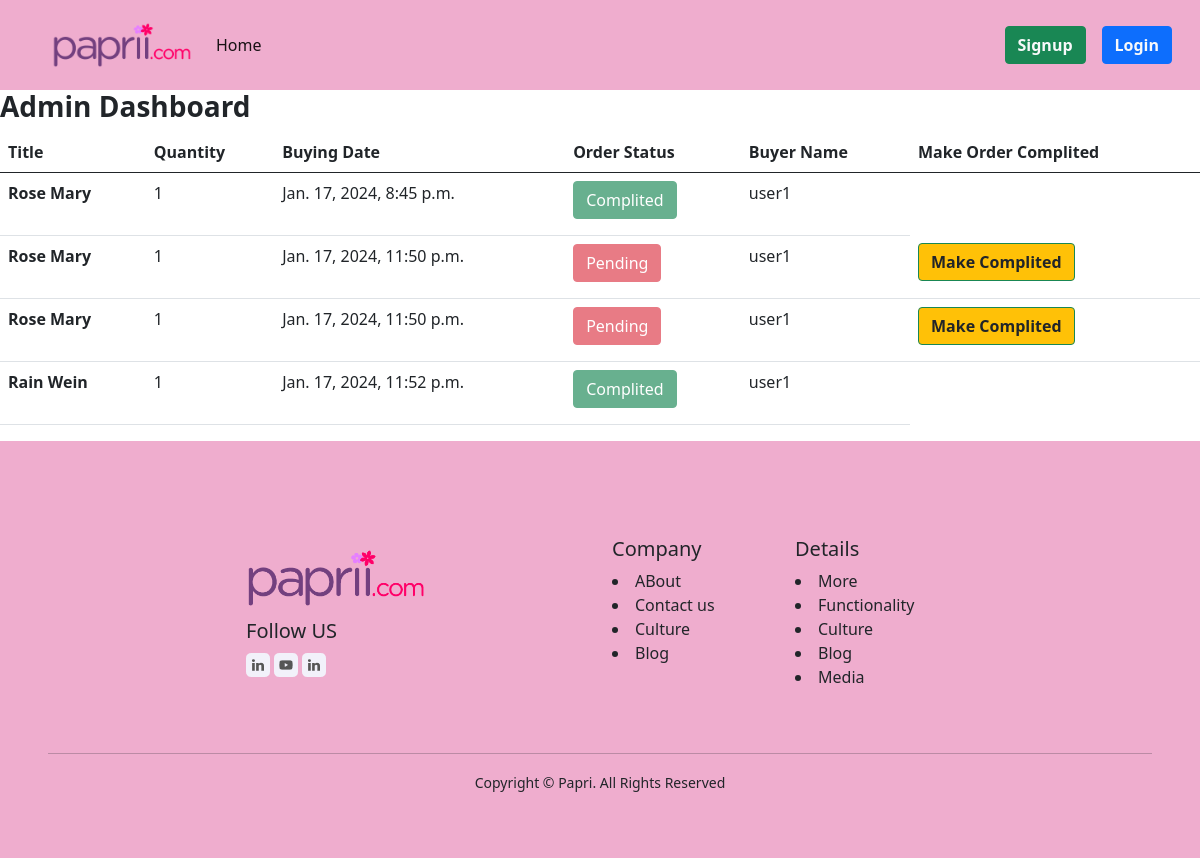
Before: /dashboard/ with the older database file.
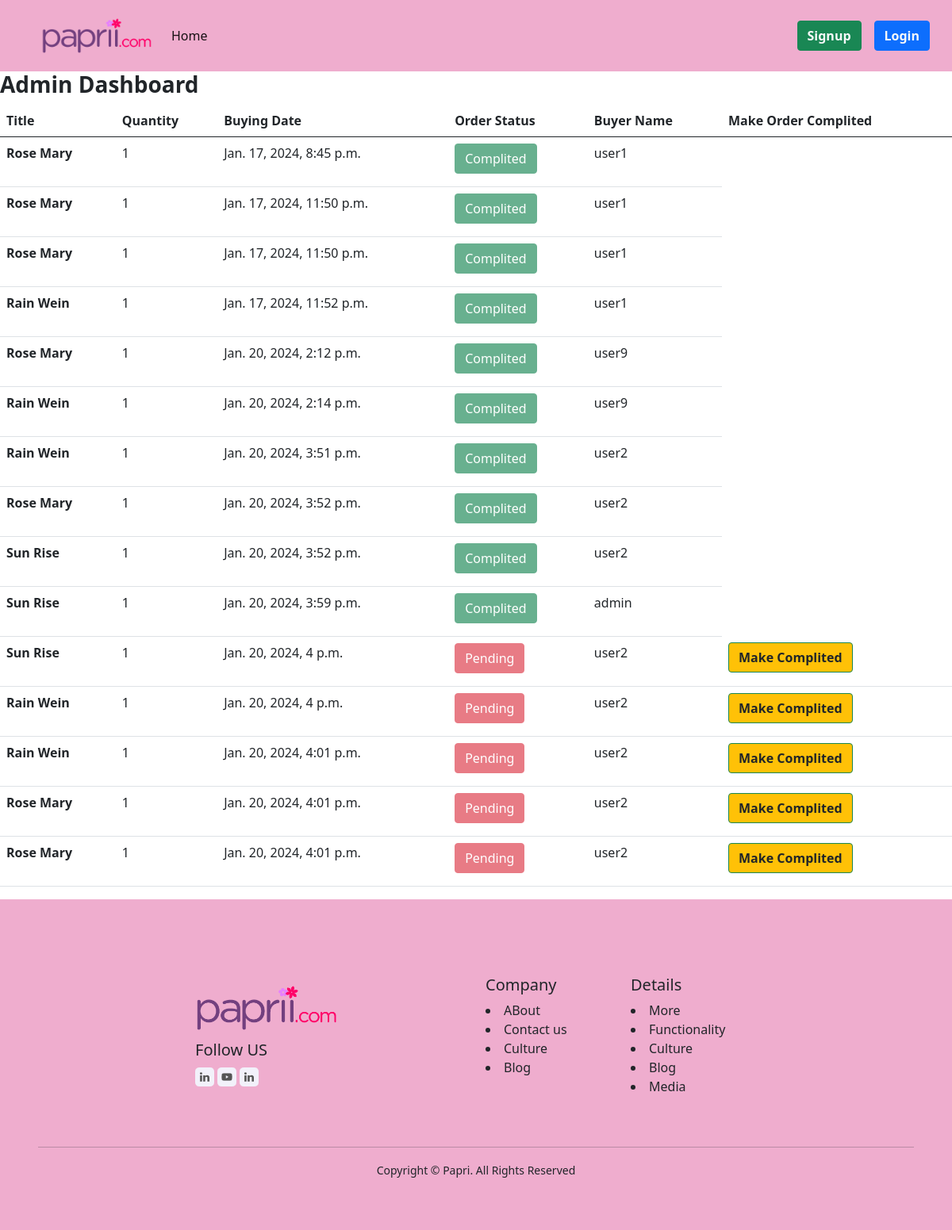
After: the same page with the newer database file.
### user/models.py (models this page shows, shortened)
class OrderDetails(models.Model):
    flower_id = models.IntegerField(null=True, blank=True)
    title = models.CharField(max_length=100)
    category = models.CharField(max_length=100)
    order_status = models.CharField(choices=ORDER_STATUS , default = 'Pending',max_length=15)
    quantity = models.IntegerField()
    user = models.ForeignKey(User, on_delete=models.CASCADE, related_name='histories', null=True, blank = True)
    date = models.DateTimeField(auto_now_add = True, null=True, blank=True)

### home/views.py (the view)
# urls.py: path('dashboard/',AdminDashboard.as_view(),name="dashboard"),
class AdminDashboard(ListView):
    template_name = 'dashboard.html'
    model = OrderDetails
    def get_queryset(self):
        return OrderDetails.objects.all()

### home/templates/dashboard.html (shortened to what this page needs)
{% extends "base.html" %}
{% block content %}
<h3><strong>Admin Dashboard</strong></h3>
<table class="table">
    <thead>
      <tr>
        <th scope="col">Title</th>
        <th scope="col">Quantity</th>
        <th scope="col">Buying Date</th>
        <th scope="col">Order Status</th>
        <th scope="col">Buyer Name</th>
        <th scope="col">Make Order Complited</th>
      </tr>
    </thead>
    <tbody>
    {% for ord in object_list %}
      <tr>
        <th scope="row">{{ord.title}}</th>
        <td>{{ord.quantity}}</td>
        <td>{{ord.date}}</td>
        {% if ord.order_status == 'Pending' %}
        <td><button class="card-title btn btn-danger" disabled>Pending</button></td>
        {% else %}
        <td> <button class="card-title btn btn-success" disabled>Complited</button></td>
        {% endif %}
        <td>{{ord.user.username}}</td>
        {% if ord.order_status == 'Pending' %}
        <td><a class="btn btn-outline-success btn-warning text-decoration-none text-dark" href="{% url "order_complited" ord.id %}"><strong>Make Complited</strong></a></td>
        {% endif %}
      </tr>
    {% endfor %}
    </tbody>
  </table>
{% endblock %}

Changed rows visible on the page:
changed OrderDetails (number 2 of 15 on the later page): order_status "Pending Make Complited" → "Complited"
changed OrderDetails (number 3 of 15 on the later page): order_status "Pending Make Complited" → "Complited"
added OrderDetails: title "Rose Mary", quantity "1", date "Jan. 20, 2024, 2:12 p.m.", order_status "Complited", user.username "user9"
added OrderDetails: title "Rain Wein", quantity "1", date "Jan. 20, 2024, 2:14 p.m.", order_status "Complited", user.username "user9"
added OrderDetails: title "Rain Wein", quantity "1", date "Jan. 20, 2024, 3:51 p.m.", order_status "Complited", user.username "user2"
added OrderDetails: title "Rose Mary", quantity "1", date "Jan. 20, 2024, 3:52 p.m.", order_status "Complited", user.username "user2"
added OrderDetails: title "Sun Rise", quantity "1", date "Jan. 20, 2024, 3:52 p.m.", order_status "Complited", user.username "user2"
added OrderDetails: title "Sun Rise", quantity "1", date "Jan. 20, 2024, 3:59 p.m.", order_status "Complited", user.username "admin"
added OrderDetails: title "Sun Rise", quantity "1", date "Jan. 20, 2024, 4 p.m.", order_status "Pending", user.username "user2"
added OrderDetails: title "Rain Wein", quantity "1", date "Jan. 20, 2024, 4 p.m.", order_status "Pending", user.username "user2"
added OrderDetails: title "Rain Wein", quantity "1", date "Jan. 20, 2024, 4:01 p.m.", order_status "Pending", user.username "user2"
added OrderDetails: title "Rose Mary", quantity "1", date "Jan. 20, 2024, 4:01 p.m.", order_status "Pending", user.username "user2"
added OrderDetails: title "Rose Mary", quantity "1", date "Jan. 20, 2024, 4:01 p.m.", order_status "Pending", user.username "user2"
